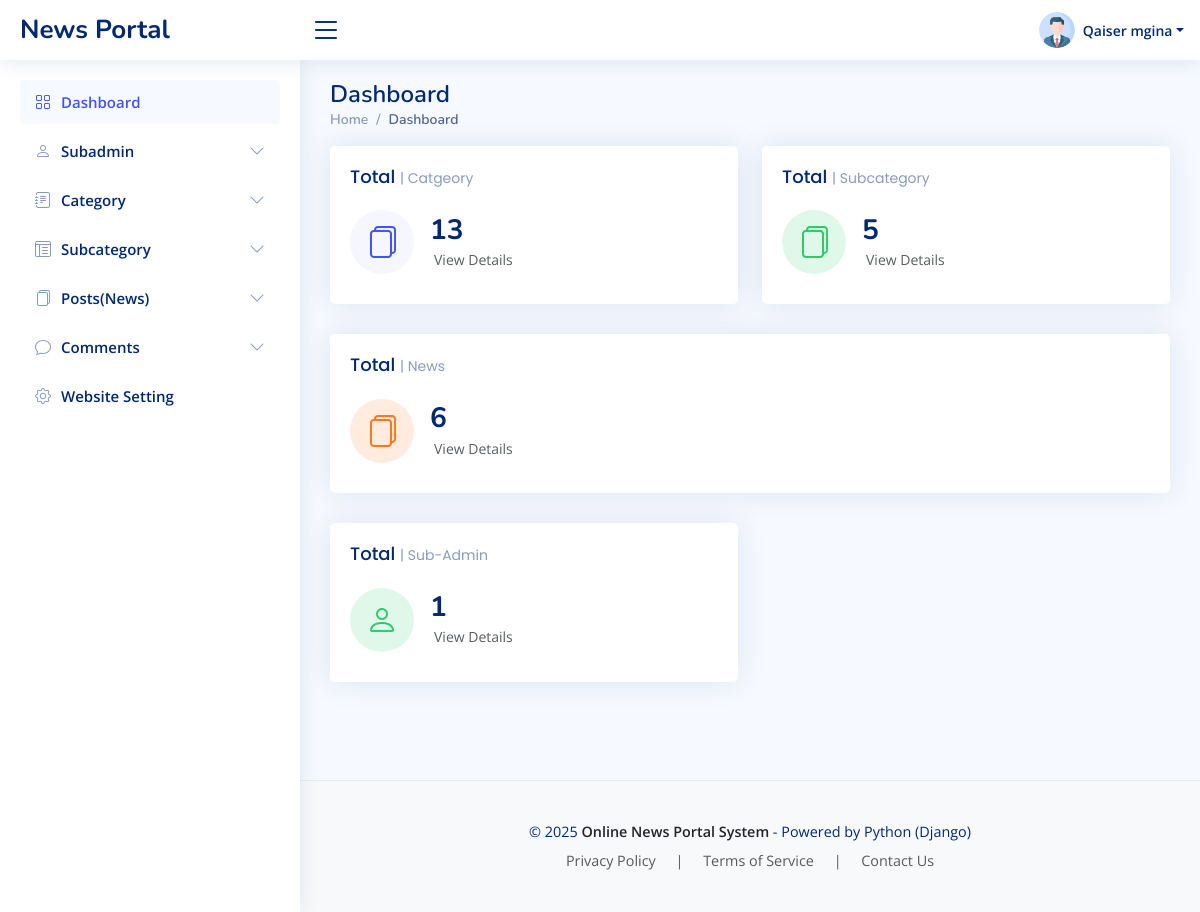
The page /Dashboard (signed in) on the database its author committed.
### newsapp/models.py (models this page shows)
class CustomUser(AbstractUser):
    USER ={
        (1,'admin'),
        (2,'subadmin'),
    }
    user_type = models.CharField(choices=USER,max_length=50,default=1)
    profile_pic = models.ImageField(upload_to='media/profile_pic')

### onps/views.py (the view)
# urls.py: path('Dashboard', views.DASHBOARD, name='dashboard'),
def DASHBOARD(request):
    category_count = Category.objects.all().count
    subcategory_count = Subcategory.objects.all().count
    news_count = News.objects.all().count
    subadmin_count = CustomUser.objects.filter(user_type=2).count
    context = {'category_count':category_count,
    'subcategory_count': subcategory_count,
    'news_count':news_count,
    'subadmin_count':subadmin_count,
    }
    return render(request,'dashboard.html',context)

### newsapp/context_processors.py (called while the page is built)
def category_processor(request):
    cat = Category.objects.all()
    return {'cat': cat}

def aboutus(request):
    first_page = Page.objects.first()
    return {'first_page':first_page}

### templates/dashboard.html
{% extends 'base.html' %}
{% block content %}
<div class="pagetitle">
    <h1>Dashboard</h1>
    <nav>
      <ol class="breadcrumb">
        <li class="breadcrumb-item"><a href="{% url 'dashboard' %}">Home</a></li>
        <li class="breadcrumb-item active">Dashboard</li>
      </ol>
    </nav>
  </div>
  <section class="section dashboard">
    <div class="row">
      <div class="col-lg-12">
        <div class="row">
          <div class="col-xxl-6 col-md-6">
            <div class="card info-card sales-card">
              <div class="card-body">
                <h5 class="card-title">Total <span>| Catgeory</span></h5>
                <div class="d-flex align-items-center">
                  <div class="card-icon rounded-circle d-flex align-items-center justify-content-center">
                    <i class="bi bi-files"></i>
                  </div>
                  <div class="ps-3">
                    <h6>{{category_count}}</h6>
                    <a href="{% url 'manage_category' %}"> <span class="text-muted small pt-2 ps-1">View Details</span></a>
                  </div>
                </div>
              </div>
            </div>
          </div>
          <div class="col-xxl-6 col-md-6">
            <div class="card info-card revenue-card">
              <div class="card-body">
                <h5 class="card-title">Total <span>| Subcategory</span></h5>
                <div class="d-flex align-items-center">
                  <div class="card-icon rounded-circle d-flex align-items-center justify-content-center">
                    <i class="bi bi-files"></i>
                  </div>
                  <div class="ps-3">
                    <h6>{{subcategory_count}}</h6>
                    <a href="{% url 'manage_subcategory' %}"> <span class="text-muted small pt-2 ps-1">View Details</span></a>
                  </div>
                </div>
              </div>
            </div>
          </div>
          <div class="col-xxl-6 col-xl-12">
            <div class="card info-card customers-card">
              <div class="card-body">
                <h5 class="card-title">Total <span>| News</span></h5>
                <div class="d-flex align-items-center">
                  <div class="card-icon rounded-circle d-flex align-items-center justify-content-center">
                    <i class="bi bi-files"></i>
                  </div>
                  <div class="ps-3">
                    <h6>{{news_count}}</h6>
                    <a href="{% url 'manage_posts' %}"> <span class="text-muted small pt-2 ps-1">View Details</span></a>
                  </div>
                </div>
              </div>
            </div>
          </div>
        <div class="col-xxl-6 col-md-6">
            <div class="card info-card revenue-card">
              <div class="card-body">
                <h5 class="card-title">Total <span>| Sub-Admin</span></h5>
                <div class="d-flex align-items-center">
                  <div class="card-icon rounded-circle d-flex align-items-center justify-content-center">
                    <i class="bi bi-person"></i>
                  </div>
                  <div class="ps-3">
                    <h6>{{subadmin_count}}</h6>
                    <a href="{% url 'manage_subadmin' %}"> <span class="text-muted small pt-2 ps-1">View Details</span></a>
                  </div>
                </div>
              </div>
            </div>
          </div>
        </div>
      </div>
    </div>
  </section>
{% endblock %}

### templates/includes/header.html (shortened to what this page needs)
{% load static %}
<header id="header" class="header fixed-top d-flex align-items-center">
  {% if user.user_type == '1' %}
    <div class="d-flex align-items-center justify-content-between">
      <a href="{% url 'dashboard' %}" class="logo d-flex align-items-center">
        <span class="d-none d-lg-block">News Portal</span>
      </a>
      <i class="bi bi-list toggle-sidebar-btn"></i>
    </div>
    <nav class="header-nav ms-auto">
      <ul class="d-flex align-items-center">
        <li class="nav-item dropdown pe-3">
          <a class="nav-link nav-profile d-flex align-items-center pe-0" href="#" data-bs-toggle="dropdown">
            {% if user.profile_pic %}
            <img src="{{ user.profile_pic.url }}" alt="Profile" class="rounded-circle">
            {% else %}
            <img src="{% static 'img/default-profile.png' %}" alt="Profile" class="rounded-circle">
            {% endif %}
            <span class="d-none d-md-block dropdown-toggle ps-2">{{user.first_name}} {{user.last_name}}</span>
          </a>
        </li>
      </ul>
    </nav>
    {% endif %}
  </header>

### static/assets/css/style.css (style rules this page uses)
:root { scroll-behavior: smooth; }
body { font-family: "Open Sans", sans-serif; background: #f6f9ff; color: #444444; }
a { color: #4154f1; text-decoration: none; }
h1, h2, h3, h4, h5, h6 { font-family: "Nunito", sans-serif; }
.pagetitle { margin-bottom: 10px; }
.pagetitle h1 { font-size: 24px; margin-bottom: 0; font-weight: 600; color: #012970; }
.card { margin-bottom: 30px; border: none; border-radius: 5px; box-shadow: 0px 0 30px rgba(1, 41, 112, 0.1); }
.card-title { padding: 20px 0 15px 0; font-size: 18px; font-weight: 500; color: #012970; font-family: "Poppins", sans-serif; }
.card-title span { color: #899bbd; font-size: 14px; font-weight: 400; }
.card-body { padding: 0 20px 20px 20px; }
.breadcrumb { font-size: 14px; font-family: "Nunito", sans-serif; color: #899bbd; font-weight: 600; }
.breadcrumb a { color: #899bbd; transition: 0.3s; }
.breadcrumb .breadcrumb-item::before { color: #899bbd; }
.breadcrumb .active { color: #51678f; font-weight: 600; }
.logo { line-height: 1; }
@media (min-width: 1200px) { .logo { width: 280px; } }
.logo span { font-size: 26px; font-weight: 700; color: #012970; font-family: "Nunito", sans-serif; }
.header { transition: all 0.5s; z-index: 997; height: 60px; box-shadow: 0px 2px 20px rgba(1, 41, 112, 0.1); background-color: #fff; padding-left: 20px; }
.header .toggle-sidebar-btn { font-size: 32px; padding-left: 10px; cursor: pointer; color: #012970; }
.header-nav ul { list-style: none; }
.header-nav>ul { margin: 0; padding: 0; }
.header-nav .nav-profile { color: #012970; }
.header-nav .nav-profile img { max-height: 36px; }
.header-nav .nav-profile span { font-size: 14px; font-weight: 600; }
.dashboard .info-card { padding-bottom: 10px; }
.dashboard .info-card h6 { font-size: 28px; color: #012970; font-weight: 700; margin: 0; padding: 0; }
.dashboard .card-icon { font-size: 32px; line-height: 0; width: 64px; height: 64px; flex-shrink: 0; flex-grow: 0; }
.dashboard .sales-card .card-icon { color: #4154f1; background: #f6f6fe; }
.dashboard .revenue-card .card-icon { color: #2eca6a; background: #e0f8e9; }
.dashboard .customers-card .card-icon { color: #ff771d; background: #ffecdf; }

### rows shown on the page
CustomUser: profile_pic (picture), first_name "Qaiser", last_name "mgina"

### other values the page prints
{{ category_count }} "13"
{{ subcategory_count }} "5"
{{ news_count }} "6"
{{ subadmin_count }} "1"
